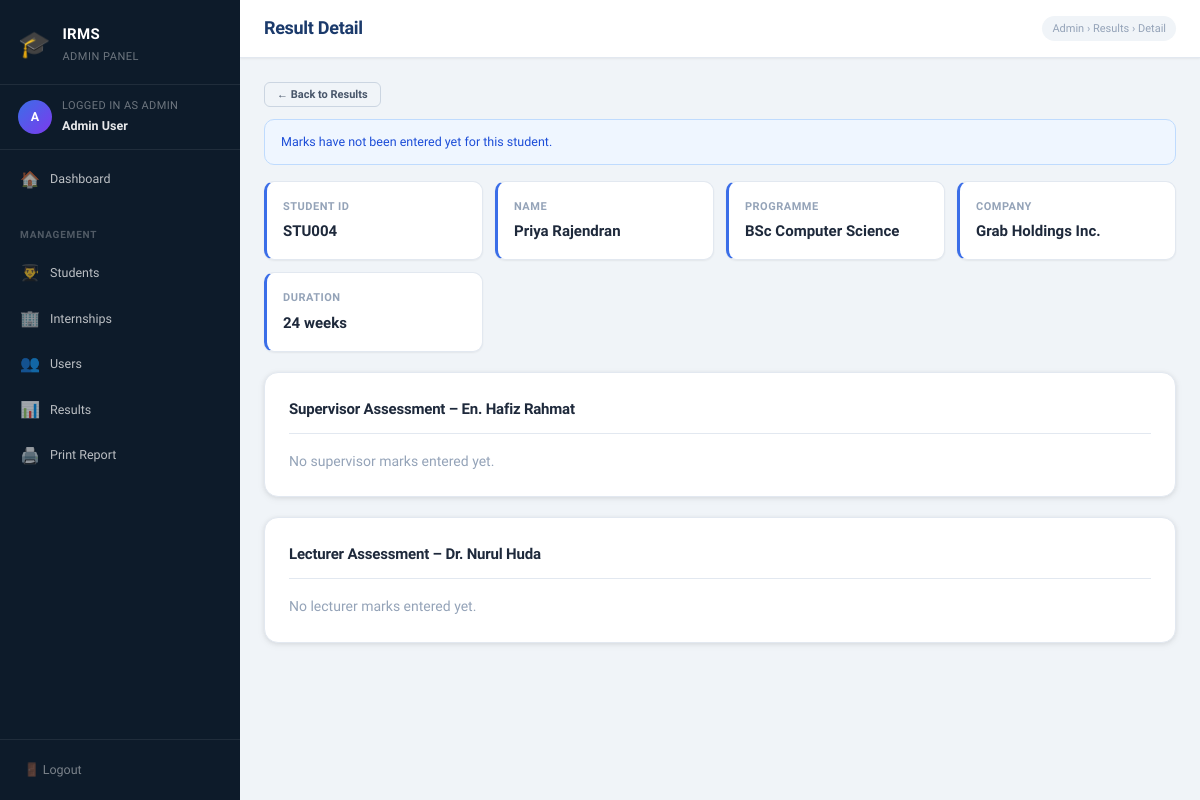
Before: /admin/result_detail.php?id=100004 (signed in) with the older database file.
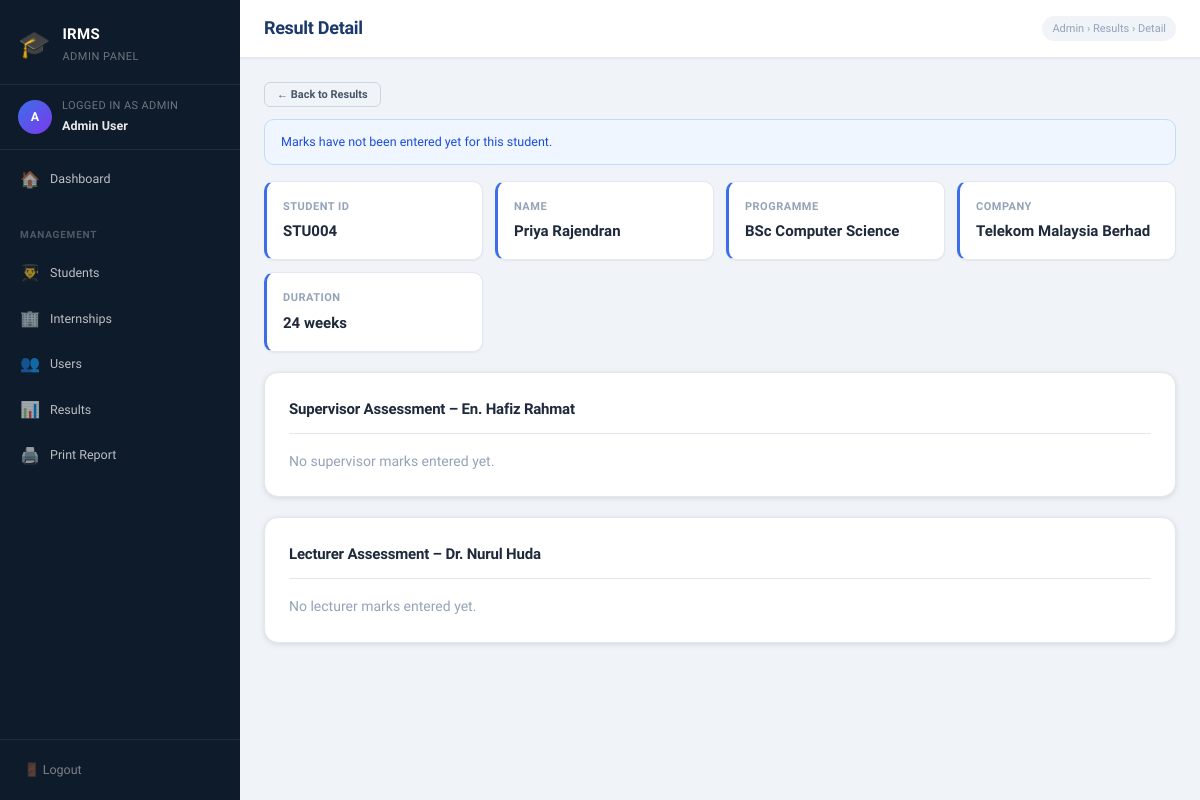
After: the same page with the newer database file.
### tables this page shows
CREATE TABLE `internship` (
  `internship_id` int NOT NULL,
  `student_id` varchar(20) NOT NULL,
  `lecturer_id` varchar(20) DEFAULT NULL,
  `supervisor_id` varchar(20) DEFAULT NULL,
  `company_id` int DEFAULT NULL,
  `s_marks_id` int DEFAULT NULL,
  `l_marks_id` int DEFAULT NULL,
  `duration` int DEFAULT NULL,
  `average_marks` decimal(6,2) DEFAULT NULL
);

CREATE TABLE `company` (
  `company_id` int NOT NULL,
  `company_name` varchar(150) NOT NULL
);

CREATE TABLE `student` (
  `student_id` varchar(20) NOT NULL,
  `student_name` varchar(100) NOT NULL,
  `student_password` varchar(100) NOT NULL,
  `student_email` varchar(100) DEFAULT NULL,
  `programme` varchar(100) DEFAULT NULL
);

CREATE TABLE `supervisor` (
  `supervisor_id` varchar(20) NOT NULL,
  `supervisor_name` varchar(100) NOT NULL,
  `supervisor_email` varchar(100) DEFAULT NULL,
  `supervisor_password` varchar(100) NOT NULL,
  `company_id` int DEFAULT NULL
);

CREATE TABLE `lecturer` (
  `lecturer_id` varchar(20) NOT NULL,
  `lecturer_name` varchar(100) NOT NULL,
  `lecturer_email` varchar(100) DEFAULT NULL,
  `lecturer_password` varchar(100) NOT NULL
);

### admin/result_detail.php (the view, shortened to what the changed rows need)
<?php
require_once "../connection.php";
include "header.php";
$iid = (int)$_GET['id'];
$sql = "SELECT i.*, s.student_id, s.student_name, s.programme, s.student_email,
               c.company_name, l.lecturer_name, sv.supervisor_name
        FROM internship i
        LEFT JOIN student    s  ON i.student_id    = s.student_id
        LEFT JOIN company    c  ON i.company_id    = c.company_id
        LEFT JOIN lecturer   l  ON i.lecturer_id   = l.lecturer_id
        LEFT JOIN supervisor sv ON i.supervisor_id = sv.supervisor_id
        WHERE i.internship_id = $iid";
$res = mysqli_query($conn, $sql);
$data = mysqli_fetch_assoc($res);
$supMarks = [];
$lecMarks = [];
?>
<div class="topbar">
    <h1>Result Detail</h1>
</div>
<div class="page-body">
    <div class="result-summary">
        <div class="result-summary-item">
            <div class="label">Student ID</div>
            <div class="value"><?= htmlspecialchars($data['student_id']) ?></div>
        </div>
        <div class="result-summary-item">
            <div class="label">Name</div>
            <div class="value"><?= htmlspecialchars($data['student_name']) ?></div>
        </div>
        <div class="result-summary-item">
            <div class="label">Programme</div>
            <div class="value"><?= htmlspecialchars($data['programme']) ?></div>
        </div>
        <div class="result-summary-item">
            <div class="label">Company</div>
            <div class="value"><?= htmlspecialchars($data['company_name'] ?? '—') ?></div>
        </div>
        <div class="result-summary-item">
            <div class="label">Duration</div>
            <div class="value"><?= $data['duration'] ? $data['duration'].' weeks' : '—' ?></div>
        </div>
    </div>
    <div class="card">
        <div class="card-title">Supervisor Assessment – <?= htmlspecialchars($data['supervisor_name'] ?? '—') ?></div>
        <?php if ($supMarks): ?>
        <div class="table-wrap">
        <table class="marks-table">
            <thead>
                <tr>
                    <th>Component</th>
                    <th>Weight</th>
                    <th>Mark (/100)</th>
                    <th>Weighted</th>
                    <th>Comment</th>
                </tr>
            </thead>
            <tbody>
            <?php $supTotal = 0; foreach ($supMarks as $m): $supTotal += $m['total_marks']; ?>
            <tr>
                <td><?= htmlspecialchars($m['component_name']) ?></td>
                <td class="weight-cell"><?= $m['component_weightage'] ?>%</td>
                <td><?= number_format($m['component_mark'],1) ?></td>
                <td class="total-cell"><?= number_format($m['total_marks'],2) ?></td>
                <td class="text-muted"><?= htmlspecialchars($m['comments'] ?? '') ?></td>
            </tr>
            <?php endforeach; ?>
            <tr style="background:#f0f4f8; font-weight:700;">
                <td colspan="3">Supervisor Total</td>
                <td colspan="2"><?= number_format($supTotal,2) ?> / 100</td>
            </tr>
            </tbody>
        </table>
        </div>
        <?php else: ?>
            <p class="text-muted">No supervisor marks entered yet.</p>
        <?php endif; ?>
    </div>
    <div class="card">
        <div class="card-title">Lecturer Assessment – <?= htmlspecialchars($data['lecturer_name'] ?? '—') ?></div>
        <?php if ($lecMarks): ?>
        <div class="table-wrap">
        <table class="marks-table">
            <thead>
                <tr>
                    <th>Component</th>
                    <th>Weight</th>
                    <th>Mark (/100)</th>
                    <th>Weighted</th>
                    <th>Comment</th>
                </tr>
            </thead>
            <tbody>
            <?php $lecTotal = 0; foreach ($lecMarks as $m): $lecTotal += $m['total_marks']; ?>
            <tr>
                <td><?= htmlspecialchars($m['component_name']) ?></td>
                <td class="weight-cell"><?= $m['component_weightage'] ?>%</td>
                <td><?= number_format($m['component_mark'],1) ?></td>
                <td class="total-cell"><?= number_format($m['total_marks'],2) ?></td>
                <td class="text-muted"><?= htmlspecialchars($m['comments'] ?? '') ?></td>
            </tr>
            <?php endforeach; ?>
            <tr style="background:#f0f4f8; font-weight:700;">
                <td colspan="3">Lecturer Total</td>
                <td colspan="2"><?= number_format($lecTotal,2) ?> / 100</td>
            </tr>
            </tbody>
        </table>
        </div>
        <?php else: ?>
            <p class="text-muted">No lecturer marks entered yet.</p>
        <?php endif; ?>
    </div>
</div>
<?php include "footer.php"; ?>

Changed rows visible on the page:
changed internship "STU004": company.company_name "Grab Holdings Inc." → "Telekom Malaysia Berhad"
